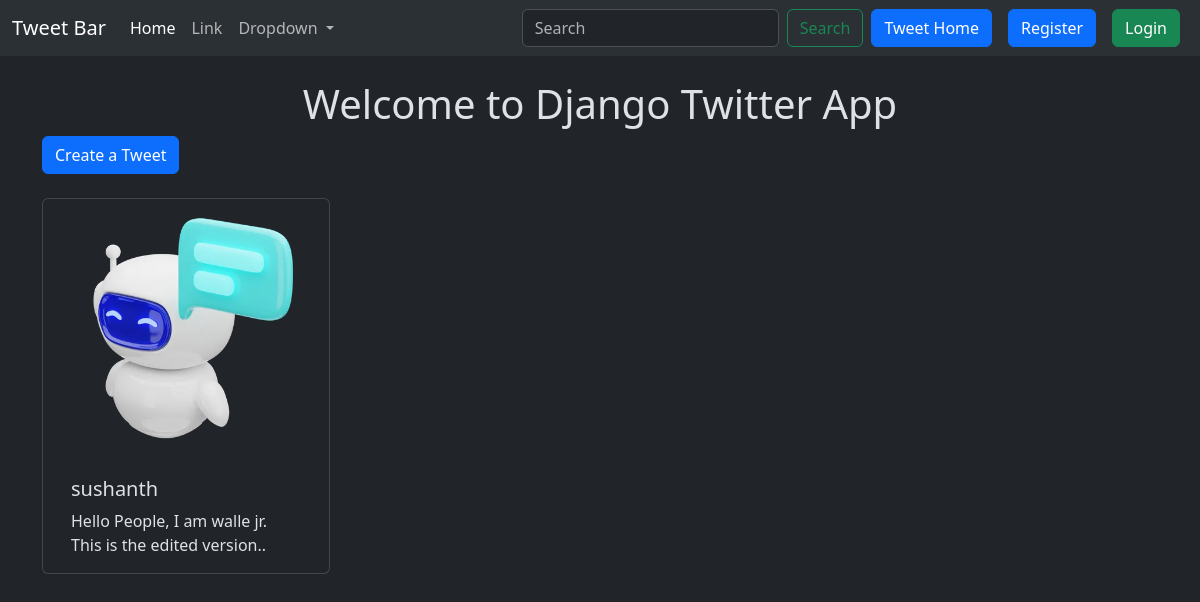
Page /tweet/ on the earlier database version.
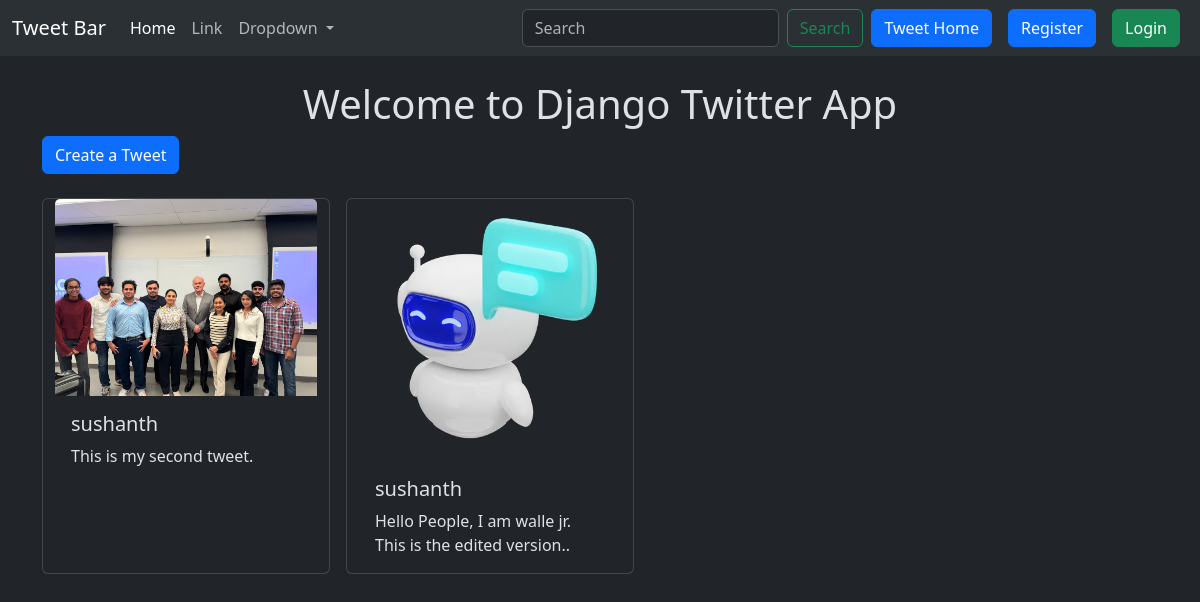
Same page on the later database version.
### tweet/models.py (models this page shows, shortened)
class Tweet(models.Model):
    user = models.ForeignKey(User, on_delete=models.CASCADE)
    text = models.TextField(max_length=240)
    photo = models.ImageField(upload_to='photos/', blank=True, null=True)
    created_at = models.DateTimeField(auto_now_add=True)
    updated_at = models.DateTimeField(auto_now=True)

### tweet/views.py (the view)
# urls.py: path('', views.tweet_list, name='tweet_list'),
def tweet_list(request):
    tweets = Tweet.objects.all().order_by("-created_at")
    return render(request, 'tweet_list.html', {'tweets': tweets})

### tweet/templates/tweet_list.html (shortened to what this page needs)
{% extends "layout.html" %}
{% block content %}
    <h1 class="text-center mt-4"> Welcome to Django Twitter App</h1>
    <a class="btn btn-primary mb-4" href="{% url 'tweet_create'%}">
        Create a Tweet
    </a>
    <div class="container row gap-3">
        {% for tweet in tweets %}
        <div class="card" style="width: 18rem;">
            <img src = "{{tweet.photo.url}}" class="card-img-top" alt="...">
            <div class="card-body">
              <h5 class="card-title">{{tweet.user.username}}</h5>
              <p class="card-text">{{tweet.text}}.</p>
            </div>
          </div>
        {% endfor %}
    </div>
{% endblock %}

### templates/layout.html (shortened to what this page needs)
{% load static %}
<!DOCTYPE html>
<html lang="en"  data-bs-theme="dark">
<head>
    <link href="https://cdn.jsdelivr.net/npm/bootstrap@5.3.3/dist/css/bootstrap.min.css" rel="stylesheet"
>
</head>
<body>
    <nav class="navbar navbar-expand-lg bg-body-tertiary">
        <div class="container-fluid">
          <a class="navbar-brand" href="#">Tweet Bar</a>
          <div class="collapse navbar-collapse" id="navbarSupportedContent">
            <ul class="navbar-nav me-auto mb-2 mb-lg-0">
              <li class="nav-item">
                <a class="nav-link active" aria-current="page" href="#">Home</a>
              </li>
              <li class="nav-item">
                <a class="nav-link" href="#">Link</a>
              </li>
              <li class="nav-item dropdown">
                <a class="nav-link dropdown-toggle" href="#" role="button" data-bs-toggle="dropdown" aria-expanded="false">
                  Dropdown
                </a>
              </li>
            </ul>
            <form class="d-flex" role="search">
              <input class="form-control me-2" type="search" placeholder="Search" aria-label="Search">
              <button class="btn btn-outline-success" type="submit">Search</button>
            </form>
            <a href="{% url 'tweet_list' %}" class="btn btn-primary mx-2"> Tweet Home </a>
             {% if user.is_authenticated %}
             <form method="post" action = "{% url 'logout' %}">
              {% csrf_token %}
              <button type="submit" class="btn btn-danger">Logout</button>
             </form>
             {% else %}
             <a href="{% url 'register' %}" class="btn btn-primary mx-2"> Register </a>
             <a href="{% url 'login' %}" class="btn btn-success mx-2"> Login </a>
             {% endif%}
          </div>
        </div>
      </nav>
    <div class="container">
        {% block content %}
        {% endblock %}
    </div>
</body>
</html>

Differences in the rows shown:
added Tweet: photo (picture), user.username "sushanth", text "This is my second tweet"
